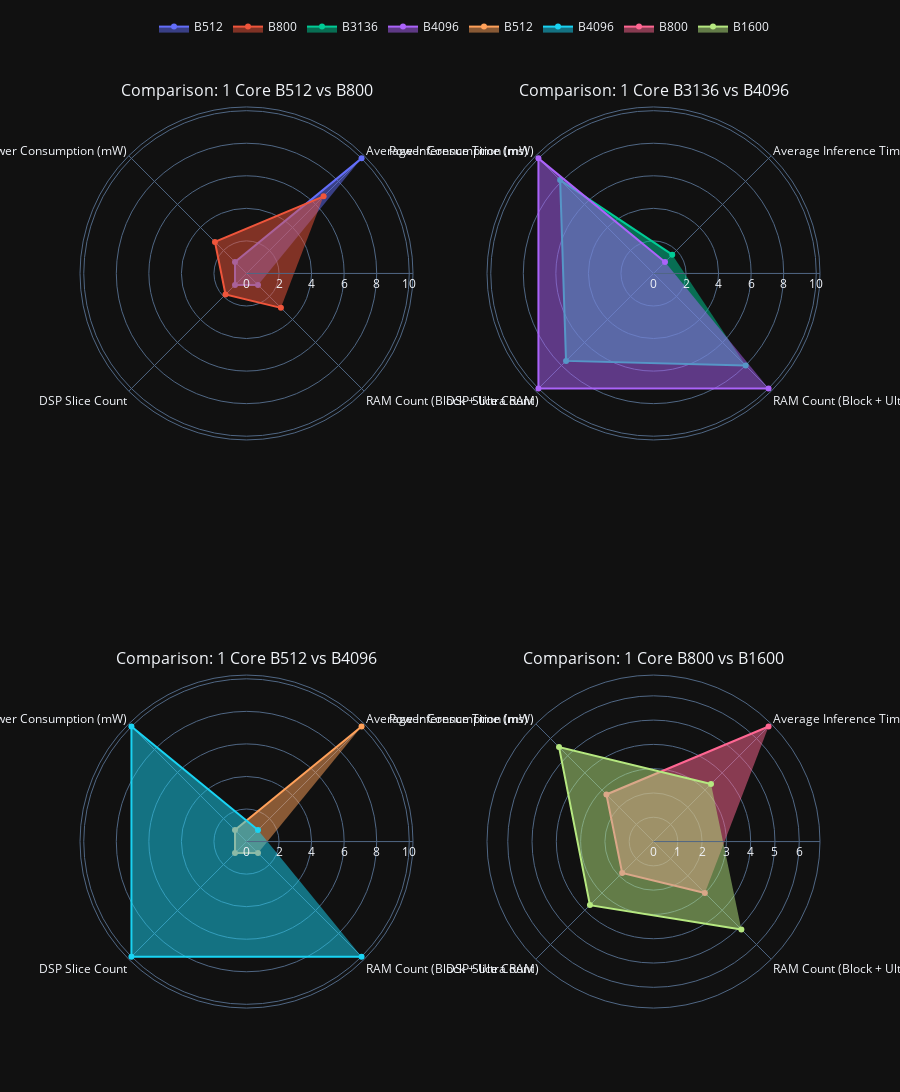

Notebook code cell kept with this figure:
### Code cell
# Create subplots with 2 rows and 2 columns
fig = make_subplots(
    rows=2, cols=2,
    specs=[[{'type': 'polar'}, {'type': 'polar'}],
           [{'type': 'polar'}, {'type': 'polar'}]],
    subplot_titles=[
        'Comparison: 1 Core B512 vs B800',
        'Comparison: 1 Core B3136 vs B4096',
        'Comparison: 1 Core B512 vs B4096',
        'Comparison: 1 Core B800 vs B1600'
    ]
)

# Variables for plotting
theta = ['Average Inference Time (ms)', 'Power Consumption (mW)', 'DSP Slice Count', 'RAM Count (Block + Ultra RAM)']

# List of pairs of indices for architectures to compare
indices_pairs = [(0, 1), (6, 7), (0, 7), (1, 4)]

# Loop through pairs and create each subplot
for i, (idx1, idx2) in enumerate(indices_pairs):
    # First architecture
    fig.add_trace(go.Scatterpolar(
        r=df.loc[idx1, theta].tolist(),
        theta=theta,
        fill='toself',
        name=f'{df.loc[idx1, "Architecture"]}'
    ), row=(i // 2) + 1, col=(i % 2) + 1)
    
    # Second architecture
    fig.add_trace(go.Scatterpolar(
        r=df.loc[idx2, theta].tolist(),
        theta=theta,
        fill='toself',
        name=f'{df.loc[idx2, "Architecture"]}'
    ), row=(i // 2) + 1, col=(i % 2) + 1)

# Update layout for all polar plots
for i in range(1, 5):
    fig.update_layout(**{
        f'polar{i}': dict(
            angularaxis=dict(rotation=45, direction='counterclockwise'),
            radialaxis=dict(visible=True)
        )
    })

# Update global layout properties
fig.update_layout(
    height=1200,  # Adjust height to fit all subplots comfortably
    template='plotly_dark',
    showlegend=True,
    legend=dict(orientation="h", x=0.1, y=1.1)  # Adjust legend positioning
)

fig.show()

### Figure 1 — Plotly figure (JSON) as saved in the notebook; plotly's stock layout.template omitted (floating-point values rounded to 4 significant figures)
{"data": [{"fill": "toself", "name": "B512", "r": [10, 1, 1, 1], "subplot": "polar", "theta": ["Average Inference Time (ms)", "Power Consumption (mW)", "DSP Slice Count", "RAM Count (Block + Ultra RAM)"], "type": "scatterpolar"}, {"fill": "toself", "name": "B800", "r": [6.7, 2.742, 1.825, 2.99], "subplot": "polar", "theta": ["Average Inference Time (ms)", "Power Consumption (mW)", "DSP Slice Count", "RAM Count (Block + Ultra RAM)"], "type": "scatterpolar"}, {"fill": "toself", "name": "B3136", "r": [1.628, 8.113, 7.6, 8.01], "subplot": "polar2", "theta": ["Average Inference Time (ms)", "Power Consumption (mW)", "DSP Slice Count", "RAM Count (Block + Ultra RAM)"], "type": "scatterpolar"}, {"fill": "toself", "name": "B4096", "r": [1, 10, 10, 10], "subplot": "polar2", "theta": ["Average Inference Time (ms)", "Power Consumption (mW)", "DSP Slice Count", "RAM Count (Block + Ultra RAM)"], "type": "scatterpolar"}, {"fill": "toself", "name": "B512", "r": [10, 1, 1, 1], "subplot": "polar3", "theta": ["Average Inference Time (ms)", "Power Consumption (mW)", "DSP Slice Count", "RAM Count (Block + Ultra RAM)"], "type": "scatterpolar"}, {"fill": "toself", "name": "B4096", "r": [1, 10, 10, 10], "subplot": "polar3", "theta": ["Average Inference Time (ms)", "Power Consumption (mW)", "DSP Slice Count", "RAM Count (Block + Ultra RAM)"], "type": "scatterpolar"}, {"fill": "toself", "name": "B800", "r": [6.7, 2.742, 1.825, 2.99], "subplot": "polar4", "theta": ["Average Inference Time (ms)", "Power Consumption (mW)", "DSP Slice Count", "RAM Count (Block + Ultra RAM)"], "type": "scatterpolar"}, {"fill": "toself", "name": "B1600", "r": [3.348, 5.5, 3.7, 5.116], "subplot": "polar4", "theta": ["Average Inference Time (ms)", "Power Consumption (mW)", "DSP Slice Count", "RAM Count (Block + Ultra RAM)"], "type": "scatterpolar"}], "layout": {"annotations": [{"font": {"size": 16}, "showarrow": false, "text": "Comparison: 1 Core B512 vs B800", "x": 0.225, "xanchor": "center", "xref": "paper", "y": 1, "yanchor": "bottom", "yref": "paper"}, {"font": {"size": 16}, "showarrow": false, "text": "Comparison: 1 Core B3136 vs B4096", "x": 0.775, "xanchor": "center", "xref": "paper", "y": 1, "yanchor": "bottom", "yref": "paper"}, {"font": {"size": 16}, "showarrow": false, "text": "Comparison: 1 Core B512 vs B4096", "x": 0.225, "xanchor": "center", "xref": "paper", "y": 0.375, "yanchor": "bottom", "yref": "paper"}, {"font": {"size": 16}, "showarrow": false, "text": "Comparison: 1 Core B800 vs B1600", "x": 0.775, "xanchor": "center", "xref": "paper", "y": 0.375, "yanchor": "bottom", "yref": "paper"}], "height": 1200, "legend": {"orientation": "h", "x": 0.1, "y": 1.1}, "polar": {"angularaxis": {"direction": "counterclockwise", "rotation": 45}, "domain": {"x": [0, 0.45], "y": [0.625, 1]}, "radialaxis": {"visible": true}}, "polar2": {"angularaxis": {"direction": "counterclockwise", "rotation": 45}, "domain": {"x": [0.55, 1], "y": [0.625, 1]}, "radialaxis": {"visible": true}}, "polar3": {"angularaxis": {"direction": "counterclockwise", "rotation": 45}, "domain": {"x": [0, 0.45], "y": [0, 0.375]}, "radialaxis": {"visible": true}}, "polar4": {"angularaxis": {"direction": "counterclockwise", "rotation": 45}, "domain": {"x": [0.55, 1], "y": [0, 0.375]}, "radialaxis": {"visible": true}}, "showlegend": true}}
